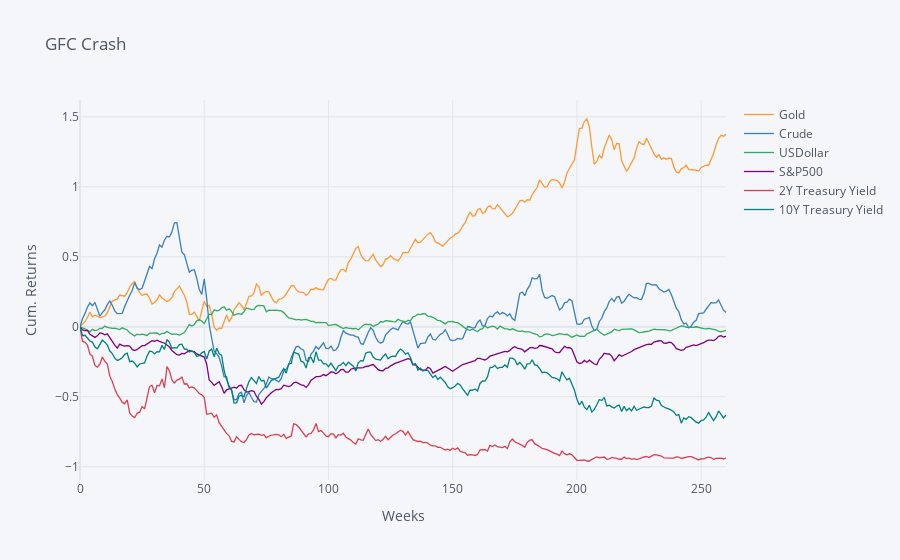

Source (notebook cell):
### Code cell
# PLOT WITH SLIDERS
data_2007.iplot(kind = 'line', yTitle = 'Cum. Returns', xTitle = 'Weeks', title = 'GFC Crash')

### Figure 1 — Plotly figure (JSON) as saved in the notebook; plotly's stock layout.template omitted (floating-point values rounded to 4 significant figures; data arrays with more than 128 entries replaced by an {"elided": "..."} marker saying what was removed)
{"data": [{"line": {"color": "rgba(255, 153, 51, 1.0)", "dash": "solid", "shape": "linear", "width": 1.3}, "mode": "lines", "name": "Gold", "text": "", "type": "scatter", "x": {"elided": "261 int values"}, "y": {"elided": "261 float values"}}, {"line": {"color": "rgba(55, 128, 191, 1.0)", "dash": "solid", "shape": "linear", "width": 1.3}, "mode": "lines", "name": "Crude", "text": "", "type": "scatter", "x": {"elided": "261 int values"}, "y": {"elided": "261 float values"}}, {"line": {"color": "rgba(50, 171, 96, 1.0)", "dash": "solid", "shape": "linear", "width": 1.3}, "mode": "lines", "name": "USDollar", "text": "", "type": "scatter", "x": {"elided": "261 int values"}, "y": {"elided": "261 float values"}}, {"line": {"color": "rgba(128, 0, 128, 1.0)", "dash": "solid", "shape": "linear", "width": 1.3}, "mode": "lines", "name": "S&P500", "text": "", "type": "scatter", "x": {"elided": "261 int values"}, "y": {"elided": "261 float values"}}, {"line": {"color": "rgba(219, 64, 82, 1.0)", "dash": "solid", "shape": "linear", "width": 1.3}, "mode": "lines", "name": "2Y Treasury Yield", "text": "", "type": "scatter", "x": {"elided": "261 int values"}, "y": {"elided": "261 float values"}}, {"line": {"color": "rgba(0, 128, 128, 1.0)", "dash": "solid", "shape": "linear", "width": 1.3}, "mode": "lines", "name": "10Y Treasury Yield", "text": "", "type": "scatter", "x": {"elided": "261 int values"}, "y": {"elided": "261 float values"}}], "layout": {"legend": {"bgcolor": "#F5F6F9", "font": {"color": "#4D5663"}}, "paper_bgcolor": "#F5F6F9", "plot_bgcolor": "#F5F6F9", "title": {"font": {"color": "#4D5663"}, "text": "GFC Crash"}, "xaxis": {"gridcolor": "#E1E5ED", "showgrid": true, "tickfont": {"color": "#4D5663"}, "title": {"font": {"color": "#4D5663"}, "text": "Weeks"}, "zerolinecolor": "#E1E5ED"}, "yaxis": {"gridcolor": "#E1E5ED", "showgrid": true, "tickfont": {"color": "#4D5663"}, "title": {"font": {"color": "#4D5663"}, "text": "Cum. Returns"}, "zerolinecolor": "#E1E5ED"}}}
